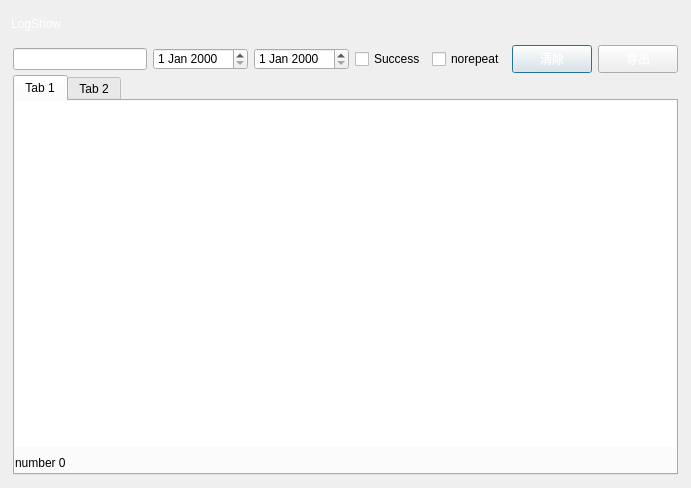
<?xml version="1.0" encoding="UTF-8"?>
<ui version="4.0">
 <class>DialogLogshow</class>
 <widget class="QDialog" name="DialogLogshow">
  <property name="geometry">
   <rect>
    <x>0</x>
    <y>0</y>
    <width>691</width>
    <height>488</height>
   </rect>
  </property>
  <property name="windowTitle">
   <string>Dialog</string>
  </property>
  <property name="styleSheet">
   <string notr="true">#wdt_main {
	border-width: 40px 10px 10px 10px;
	border-image: url(:/skins/skins/bg_dialogbase.png) 40 10 10 10 repeat repeat;
}

QWidget {
	font: 25 9pt &quot;微软雅黑&quot;;
}

QTreeView::item {
	margin: 5px;
}

Qlabel {
	font: 25 9pt &quot;微软雅黑&quot;;
}

QPushButton {
	color: #ffffff;
	border-width: 2px;
	border-image: url(:/skins/skins/btn_blue.png) 2 2;
	min-width: 64px;
	min-height: 20px;
}

QPushButton::hover {
	color: #ffffff;
	border-width: 2px;
	border-image: url(:/skins/skins/btn_blue_hover.png) 2 2;
}

QPushButton::pressed {
	color: #ffffff;
	border-width: 2px;
	border-image: url(:/skins/skins/btn_blue_pressed.png) 2 2;
}
#btn_max::pressed {
	border: 0px;
	background-image: url(:/skins/skins/btn_win_max_pressed.png);
}

#btn_close {
	border: 0px;
	background-image: url(:/skins/skins/btn_win_close.png);
}

#btn_close::hover {
	margin: 1px;
}

#btn_close::pressed {
	border: 0px;
	background-image: url(:/skins/skins/btn_win_close_pressed.png);
}

#lbl_title {
	color: #ffffff;
}
</string>
  </property>
  <layout class="QGridLayout" name="gridLayout_3">
   <property name="leftMargin">
    <number>0</number>
   </property>
   <property name="topMargin">
    <number>0</number>
   </property>
   <property name="rightMargin">
    <number>0</number>
   </property>
   <property name="bottomMargin">
    <number>0</number>
   </property>
   <property name="spacing">
    <number>0</number>
   </property>
   <item row="0" column="0">
    <widget class="QWidget" name="wdt_main" native="true">
     <layout class="QVBoxLayout" name="verticalLayout_2">
      <property name="spacing">
       <number>2</number>
      </property>
      <item>
       <widget class="QWidget" name="wdt_title" native="true">
        <property name="minimumSize">
         <size>
          <width>0</width>
          <height>30</height>
         </size>
        </property>
        <property name="maximumSize">
         <size>
          <width>16777215</width>
          <height>30</height>
         </size>
        </property>
        <layout class="QHBoxLayout" name="horizontalLayout">
         <property name="spacing">
          <number>0</number>
         </property>
         <property name="leftMargin">
          <number>2</number>
         </property>
         <property name="topMargin">
          <number>0</number>
         </property>
         <property name="rightMargin">
          <number>3</number>
         </property>
         <property name="bottomMargin">
          <number>0</number>
         </property>
         <item>
          <widget class="QLabel" name="lbl_title">
           <property name="text">
            <string>LogShow</string>
           </property>
          </widget>
         </item>
         <item alignment="Qt::AlignTop">
          <widget class="QToolButton" name="btn_close">
           <property name="minimumSize">
            <size>
             <width>30</width>
             <height>26</height>
            </size>
           </property>
           <property name="maximumSize">
            <size>
             <width>30</width>
             <height>26</height>
            </size>
           </property>
           <property name="text">
            <string/>
           </property>
          </widget>
         </item>
        </layout>
       </widget>
      </item>
      <item>
       <layout class="QVBoxLayout" name="verticalLayout">
        <property name="spacing">
         <number>2</number>
        </property>
        <property name="leftMargin">
         <number>4</number>
        </property>
        <property name="topMargin">
         <number>4</number>
        </property>
        <property name="rightMargin">
         <number>4</number>
        </property>
        <property name="bottomMargin">
         <number>4</number>
        </property>
        <item>
         <widget class="QWidget" name="widget" native="true">
          <layout class="QHBoxLayout" name="horizontalLayout_2">
           <property name="leftMargin">
            <number>0</number>
           </property>
           <property name="topMargin">
            <number>0</number>
           </property>
           <property name="rightMargin">
            <number>0</number>
           </property>
           <property name="bottomMargin">
            <number>0</number>
           </property>
           <item>
            <widget class="QLineEdit" name="filter_lineEdit"/>
           </item>
           <item>
            <widget class="QDateEdit" name="dateEdit">
             <property name="frame">
              <bool>true</bool>
             </property>
            </widget>
           </item>
           <item>
            <widget class="QDateEdit" name="dateEdit2"/>
           </item>
           <item>
            <widget class="QCheckBox" name="checkBox">
             <property name="text">
              <string>Success</string>
             </property>
            </widget>
           </item>
           <item>
            <widget class="QCheckBox" name="checkBox_imeiFilter">
             <property name="text">
              <string>norepeat</string>
             </property>
            </widget>
           </item>
           <item>
            <widget class="QPushButton" name="btn_clear">
             <property name="text">
              <string>清除</string>
             </property>
            </widget>
           </item>
           <item>
            <widget class="QPushButton" name="btn_export">
             <property name="text">
              <string>导出</string>
             </property>
            </widget>
           </item>
          </layout>
         </widget>
        </item>
        <item>
         <widget class="QTabWidget" name="tabWidget">
          <property name="currentIndex">
           <number>0</number>
          </property>
          <widget class="QWidget" name="tab_1">
           <attribute name="title">
            <string>Tab 1</string>
           </attribute>
           <layout class="QGridLayout" name="gridLayout_4">
            <property name="leftMargin">
             <number>0</number>
            </property>
            <property name="topMargin">
             <number>0</number>
            </property>
            <property name="rightMargin">
             <number>0</number>
            </property>
            <property name="bottomMargin">
             <number>0</number>
            </property>
            <item row="1" column="1">
             <spacer name="horizontalSpacer_3">
              <property name="orientation">
               <enum>Qt::Horizontal</enum>
              </property>
              <property name="sizeHint" stdset="0">
               <size>
                <width>40</width>
                <height>20</height>
               </size>
              </property>
             </spacer>
            </item>
            <item row="1" column="0">
             <widget class="QLabel" name="label_tv1">
              <property name="text">
               <string>number 0</string>
              </property>
             </widget>
            </item>
            <item row="0" column="0" colspan="3">
             <widget class="QTreeView" name="tv_log_1">
              <property name="frameShape">
               <enum>QFrame::NoFrame</enum>
              </property>
              <property name="autoScrollMargin">
               <number>16</number>
              </property>
              <property name="editTriggers">
               <set>QAbstractItemView::NoEditTriggers</set>
              </property>
              <property name="textElideMode">
               <enum>Qt::ElideMiddle</enum>
              </property>
              <property name="indentation">
               <number>1</number>
              </property>
              <property name="sortingEnabled">
               <bool>true</bool>
              </property>
             </widget>
            </item>
           </layout>
          </widget>
          <widget class="QWidget" name="tab_2">
           <property name="layoutDirection">
            <enum>Qt::LeftToRight</enum>
           </property>
           <attribute name="title">
            <string>Tab 2</string>
           </attribute>
           <layout class="QGridLayout" name="gridLayout_5">
            <property name="leftMargin">
             <number>0</number>
            </property>
            <property name="topMargin">
             <number>0</number>
            </property>
            <property name="rightMargin">
             <number>0</number>
            </property>
            <property name="bottomMargin">
             <number>0</number>
            </property>
            <item row="1" column="1">
             <spacer name="horizontalSpacer_2">
              <property name="orientation">
               <enum>Qt::Horizontal</enum>
              </property>
              <property name="sizeType">
               <enum>QSizePolicy::Expanding</enum>
              </property>
              <property name="sizeHint" stdset="0">
               <size>
                <width>35</width>
                <height>20</height>
               </size>
              </property>
             </spacer>
            </item>
            <item row="1" column="0">
             <widget class="QLabel" name="label_tv2">
              <property name="text">
               <string>number 0</string>
              </property>
             </widget>
            </item>
            <item row="0" column="0" colspan="3">
             <widget class="QTreeView" name="tv_log_2">
              <property name="frameShape">
               <enum>QFrame::NoFrame</enum>
              </property>
              <property name="autoScrollMargin">
               <number>16</number>
              </property>
              <property name="editTriggers">
               <set>QAbstractItemView::NoEditTriggers</set>
              </property>
              <property name="textElideMode">
               <enum>Qt::ElideMiddle</enum>
              </property>
              <property name="indentation">
               <number>1</number>
              </property>
              <property name="sortingEnabled">
               <bool>true</bool>
              </property>
             </widget>
            </item>
           </layout>
          </widget>
         </widget>
        </item>
       </layout>
      </item>
     </layout>
    </widget>
   </item>
  </layout>
 </widget>
 <tabstops>
  <tabstop>filter_lineEdit</tabstop>
  <tabstop>dateEdit</tabstop>
  <tabstop>dateEdit2</tabstop>
  <tabstop>checkBox</tabstop>
  <tabstop>btn_clear</tabstop>
  <tabstop>tabWidget</tabstop>
  <tabstop>tv_log_1</tabstop>
  <tabstop>btn_close</tabstop>
  <tabstop>tv_log_2</tabstop>
 </tabstops>
 <resources/>
 <connections>
  <connection>
   <sender>btn_clear</sender>
   <signal>clicked()</signal>
   <receiver>filter_lineEdit</receiver>
   <slot>clear()</slot>
   <hints>
    <hint type="sourcelabel">
     <x>533</x>
     <y>52</y>
    </hint>
    <hint type="destinationlabel">
     <x>254</x>
     <y>52</y>
    </hint>
   </hints>
  </connection>
 </connections>
</ui>
